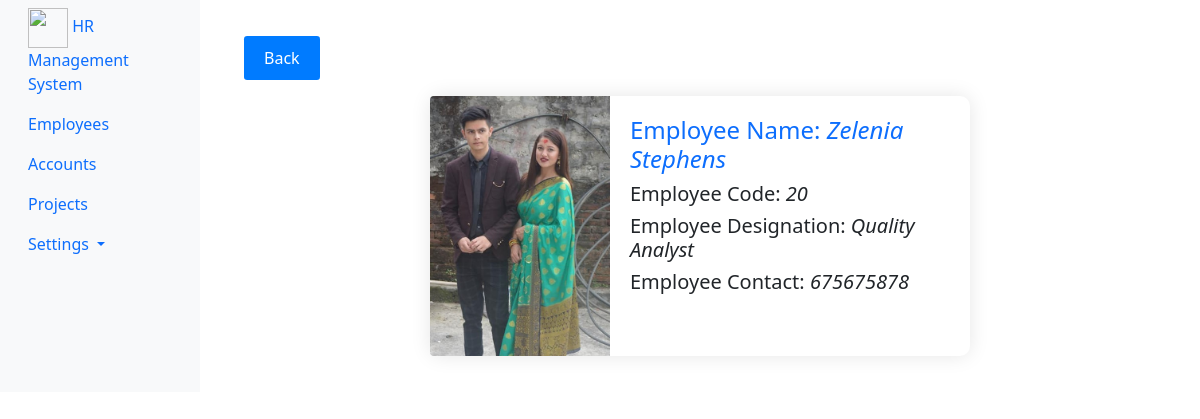
/employees/show/20/ (signed in), run on the app's committed database.
### Employees/models.py (models this page shows, shortened)
class EmployeeDetail(models.Model):
    employee_code = models.PositiveIntegerField(primary_key=True, auto_created=True)
    employee_name = models.CharField(max_length=30)
    employee_designation = models.ForeignKey(EmployeeDesignation, on_delete=models.CASCADE)
    employee_contact = models.CharField(max_length=10)
    employee_image = models.FileField(upload_to="images/employeeImage/", blank=True, null=True)
    is_active = models.BooleanField(default=True)
    class Meta:
        db_table = "employee_details"
        ordering = ["-employee_name"]

class EmployeeDesignation(models.Model):
    designation_name = models.CharField(max_length=100)
    def __str__(self):
        return self.designation_name
    class Meta:
        db_table = "designation_name"
        ordering = ["-designation_name"]

### Employees/views.py (the view)
# urls.py: path('show/<int:pk>/', views.employee_show, name='employee_show'),
@login_required(login_url='/login/')
def employee_show(request, pk):
    employee_obj= EmployeeDetail.objects.get(pk=pk)
    context={"data": employee_obj}
    return render(request, 'employees/employee_show.html', context)

### templates/employees/employee_show.html (shortened to what this page needs)
{% extends 'layouts/master.html' %}
{% load static %}
{% block custom_css %}
<link rel="stylesheet" href="{% static 'css/employee_show.css' %}">
{% endblock %}
{% block content %}
<div class="container">
    <a href="{% url 'employee_list' %}" class="btn btn-sm btn-primary mb-3 mt-3">Back</a>
    <div class="card mb-3" style="max-width: 540px;">
        <div class="row g-0">
            <div class="col-md-4">
                <img src="{{ data.employee_image.url }}" class="img-fluid rounded-start" alt="Employee Image">
            </div>
            <div class="col-md-8">
                <div class="card-body">
                    <h2 class="card-title text-primary">Employee Name: <i>{{ data.employee_name }}</i></h2>
                    <h3>Employee Code: <i>{{ data.employee_code }}</i></h3>
                    <h3>Employee Designation: <i>{{ data.employee_designation }}</i></h3>
                    <h3>Employee Contact: <i>{{ data.employee_contact }}</i></h3>
                </div>
            </div>
        </div>
    </div>
</div>
{% endblock %}

### static/css/employee_show.css (style rules this page uses)
.container { padding: 20px; }
.card { border: none; box-shadow: 0 0 20px rgba(0, 0, 0, 0.1); border-radius: 10px; max-width: 540px; margin: 0 auto; }
.card img { max-width: 100%; height: auto; border-radius: 10px 0 0 10px; }
.card h2 { font-size: 24px; margin-top: 0; }
.card h3 { font-size: 20px; margin-bottom: 0.5rem; }
.card-body { padding: 20px; }
.btn { font-size: 16px; padding: 10px 20px; }
.btn-primary { background-color: #007bff; color: #fff; border: none; }
.mb-3 { margin-bottom: 1rem; }
.card { max-width: 540px; margin: 0 auto; }
.card img { border-radius: 10px 0 0 10px; }

### data on the page
EmployeeDetail: employee_image (picture), employee_name "Zelenia Stephens", employee_code "20", employee_designation "Quality Analyst", employee_contact "675675878"
